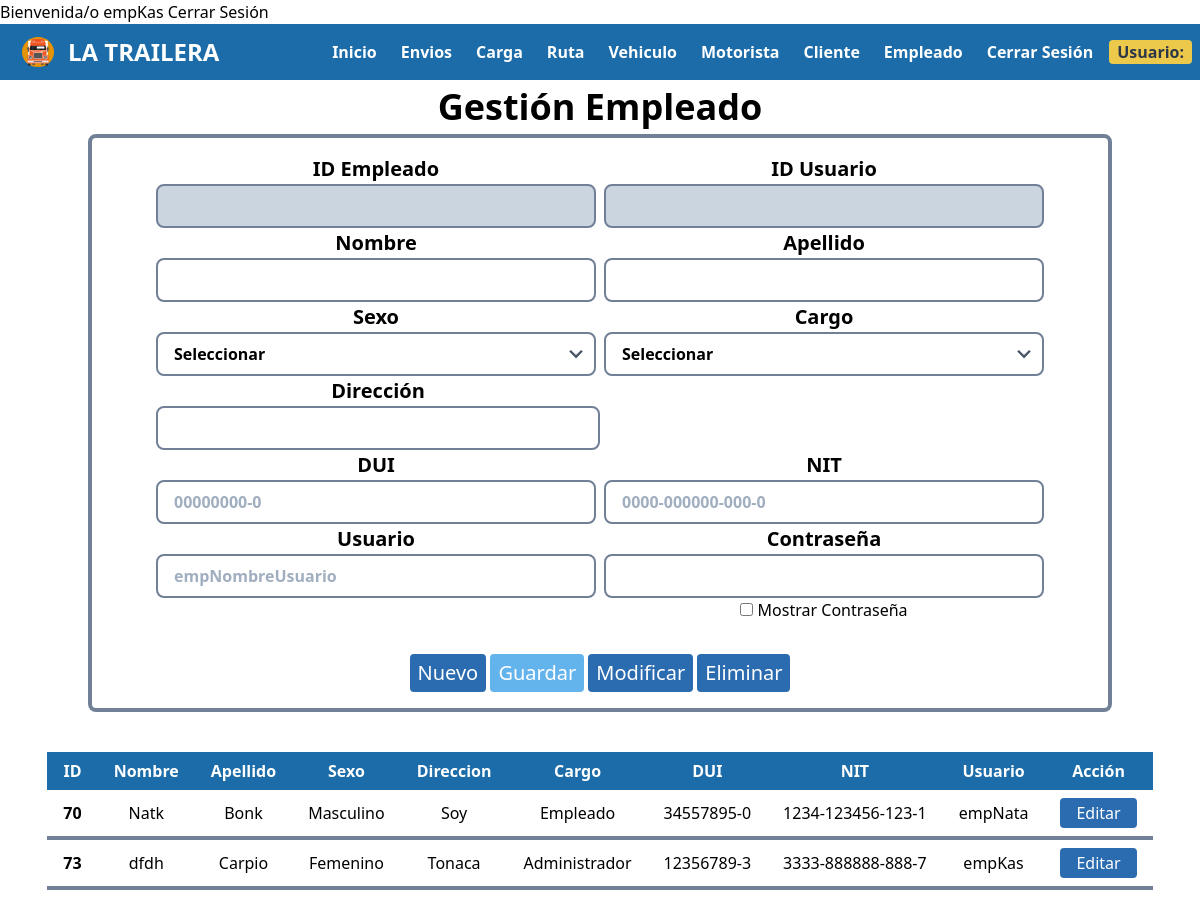
/controllers/controlEmpleado.php (signed in), run on the app's committed database.
### tables this page shows
CREATE TABLE `empleado` (
  `idEmpleado` int(11) NOT NULL,
  `nombre` varchar(30) NOT NULL,
  `apellido` varchar(30) NOT NULL,
  `sexo` varchar(10) NOT NULL,
  `direccion` varchar(50) NOT NULL,
  `cargo` varchar(20) NOT NULL,
  `dui` varchar(20) NOT NULL,
  `nit` varchar(20) NOT NULL,
  `idUsuarioEmp` int(11) NOT NULL
);

CREATE TABLE `usuarioemp` (
  `idUsuarioEmp` int(11) NOT NULL,
  `usuarioEmp` varchar(50) NOT NULL,
  `password` varchar(1000) NOT NULL,
  `rol` varchar(50) NOT NULL
);

### db/conexion.php (called while the page is built, shortened)
<?php
    class Conexion {
        function __construct() {
            $this->con=new mysqli(SERVER,USER,PASSWORD,BASE);
        }
    }
?>

### models/empleadoModel.php (called while the page is built, shortened)
<?php
    require '../db/conexion.php';
    require_once 'empleado.php';
    class EmpleadoModel extends Conexion{
        function getEmpleado() {
            $res=$this->con->query("select e.idEmpleado, e.nombre, e.apellido, e.sexo, e.direccion, e.cargo, e.dui, e.nit, e.idUsuarioEmp, u.usuarioEmp, u.password from empleado e INNER JOIN usuarioemp u on e.idUsuarioEmp = u.idUsuarioEmp");
            $r=array();
            while($row=$res->fetch_assoc()){
                $e=new Empleado($row["idUsuarioEmp"],$row["usuarioEmp"],$row["password"],$row["cargo"],$row["idEmpleado"],$row["nombre"],$row["apellido"],$row["sexo"],$row["direccion"],$row["cargo"],$row["dui"],$row["nit"]);
                $r[]=$e;
            }
            return $r;
        }
    }
?>

### models/empleado.php (called while the page is built, shortened)
<?php
    require_once('usuarioEmpleado.php');
    class Empleado extends UsuarioEmpleado {
        private $idEmpleado;
        private $nombre;
        private $apellido;
        private $sexo;
        private $direccion;
        private $cargo;
        private $dui;
        private $nit;
        function __construct($idUsuarioEmp, $usuarioEmp, $password, $rol, $idEmpleado, $nombre, $apellido, $sexo, $direccion, $cargo, $dui, $nit){
            $this->idEmpleado=$idEmpleado;
            $this->nombre=$nombre;
            $this->apellido=$apellido;
            $this->sexo=$sexo;
            $this->direccion=$direccion;
            $this->cargo=$cargo;
            $this->dui=$dui;
            $this->nit=$nit;
        }
        function getIdEmpleado(){
            return $this->idEmpleado;
        }
        function getNombre(){
            return $this->nombre;
        }
        function getApellido(){
            return $this->apellido;
        }
        function getSexo(){
            return $this->sexo;
        }
        function getDireccion(){
            return $this->direccion;
        }
        function getCargo(){
            return $this->cargo;
        }
        function getDui(){
            return $this->dui;
        }
        function getNit(){
            return $this->nit;
        }
    }
?>

### models/usuarioEmpleado.php (called while the page is built, shortened)
<?php
     class UsuarioEmpleado {
        private $idUsuarioEmp;
        private $usuarioEmp;
        private $password;
        function __construct($idUsuarioEmp, $usuarioEmp, $password, $rol){
            $this->idUsuarioEmp=$idUsuarioEmp;
            $this->usuarioEmp=$usuarioEmp;
            $this->password=$password;
        }
        function getIdUsuarioEmp(){
            return $this->idUsuarioEmp;
        }
        function getUsuarioEmp(){
            return $this->usuarioEmp;
        }
        function getPassword(){
            return $this->password;
        }
    }
?>

### views/empleadoVista.php (the view, shortened to what this page needs)
<!DOCTYPE html>
<html lang="es">
<head>
    <link rel="stylesheet" href="dependencias/tailwind.css">
    <link rel="stylesheet" href="css/menu.css">
</head>
<body>
    <header class="flex">
    <div class="bg md:flex md:justify-between md:px-2 md:py-1 md:items-center w-screen">
        <div class="flex items-center justify-between px-2 py-1 md:px-0 md:py-0">
            <div class="flex items-center">
                <a href="../index.php"><img class="h-12" src="img/logo/Logo-LaTrailera2.svg" alt="Logo La Trailera"></a>
            </div>
            <a href="../index.php"><h1 class="text-white text-2xl font-bold">LA TRAILERA</h1></a>
        </div>
            <div id="opciones" class="hidden px-1 pb-1 md:flex md:p-0">
            <a href="#" class="block px-2 text-white font-semibold rounded hover:text-gray-800 hover:bg-gray-200">Inicio</a>
                <a href="controlEnvio.php" class="block mt-1 px-2 text-white font-semibold rounded hover:text-gray-800 hover:bg-gray-200 md:mt-0 md:ml-2">Envios</a>
                <a href="controlCarga.php" class="block mt-1 px-2 text-white font-semibold rounded hover:text-gray-800 hover:bg-gray-200 md:mt-0 md:ml-2">Carga</a>
                <a href="controlRuta.php" class="block mt-1 px-2 text-white font-semibold rounded hover:text-gray-800 hover:bg-gray-200 md:mt-0 md:ml-2">Ruta</a>
                <a href="controlVehiculo.php" class="block mt-1 px-2 text-white font-semibold rounded hover:text-gray-800 hover:bg-gray-200 md:mt-0 md:ml-2">Vehiculo</a>
                <a href="controladorMotorista.php" class="block mt-1 px-2 text-white font-semibold rounded hover:text-gray-800 hover:bg-gray-200 md:mt-0 md:ml-2">Motorista</a>
                <a href="controlCliente.php" class="block mt-1 px-2 text-white font-semibold rounded hover:text-gray-800 hover:bg-gray-200 md:mt-0 md:ml-2">Cliente</a>
                <a href="controlEmpleado.php" class="block mt-1 px-2 text-white font-semibold rounded hover:text-gray-800 hover:bg-gray-200 md:mt-0 md:ml-2">Empleado</a>
                <a href="controlEmpleado.php?c=1" class="block mt-1 px-2 text-white font-semibold rounded hover:text-gray-800 hover:bg-gray-200 md:mt-0 md:ml-2">Cerrar Sesión</a>
                <div class="block mt-1 px-2 text-gray-800 bg-yellow-500 font-semibold rounded md:mt-0 md:ml-2">Usuario: <span id="userName" class="underline"></span></div>
            </div>
        </div>
    </header>
    <div class="text-center">
        <span class="font-bold text-4xl">Gestión Empleado</span>
    </div>
<center>
    <section>
        <div class="container">
                <form action="#" method="POST" id="f" class="px-16 py-4 border-4 border-gray-600 rounded-lg" onsubmit="return validar1();">
                    <div class="md:flex">
                        <div class="w-full md:w-1/2">
                            <span class="font-bold text-xl">ID Empleado</span>
                            <input type="text" name="idEmpleado" id="idEmpleado" class="bg-gray-400 focus:outline-none focus:shadow-outline border-2 border-gray-600 rounded-lg py-2 px-4 block w-full appearance-none leading-normal font-bold" readonly="true">
                        </div>
                        <div class="w-full md:w-1/2 md:ml-2">
                            <span class="font-bold text-xl">ID Usuario</span>
                            <input type="text" name="idUsuarioEmp" id="idUsuarioEmp" class="bg-gray-400 focus:outline-none focus:shadow-outline border-2 border-gray-600 rounded-lg py-2 px-4 block w-full appearance-none leading-normal font-bold" readonly="true">
                        </div>
                    </div>
                    <div class="md:flex">
                        <div class="w-full md:w-1/2">
                            <span class="font-bold text-xl">Nombre</span>
                            <input type="text" name="nombre" id="nombre" class="bg-white focus:outline-none focus:shadow-outline border-2 border-gray-600 rounded-lg py-2 px-4 block w-full appearance-none leading-normal font-bold" required>
                        </div>
                        <div class="w-full md:w-1/2 md:ml-2">
                            <span class="font-bold text-xl">Apellido</span>
                            <input type="text" name="apellido" id="apellido" class="bg-white focus:outline-none focus:shadow-outline border-2 border-gray-600 rounded-lg py-2 px-4 block w-full appearance-none leading-normal font-bold" required>
                        </div>
                    </div>
                    <div class="md:flex">
                        <div class="w-full md:w-1/2">
                            <label for="sexo" class="font-bold text-xl">Sexo</label>
                                <div class='relative'>
                                <select class="bg-white focus:outline-none focus:shadow-outline border-2 border-gray-600 rounded-lg py-2 px-4 block w-full appearance-none leading-normal font-bold" name="sexo" id="sexo" required>
                                    <option value="">Seleccionar</option>
                                </select>
                                <div class="pointer-events-none absolute inset-y-0 right-0 flex items-center px-2 text-gray-700">
                                </div>
                                </div>
                        </div>
                        <div class="w-full md:w-1/2 md:ml-2">
                            <label for="cargo" class="font-bold text-xl">Cargo</label>
                            <div class='relative'>
                            <select class="bg-white focus:outline-none focus:shadow-outline border-2 border-gray-600 rounded-lg py-2 px-4 block w-full appearance-none leading-normal font-bold" name="cargo" id="cargo" required>
                                <option value="">Seleccionar</option>
                            </select>
                            <div class="pointer-events-none absolute inset-y-0 right-0 flex items-center px-2 text-gray-700">
                            </div>
                            </div>
                        </div>
                    </div>
                    <div class='md:flex'>
                        <div class="w-full md:w-1/2">
                            <label for="direccion" class="font-bold text-xl">Dirección</label>
                            <input type="text" name="direccion" id="direccion" class="bg-white focus:outline-none focus:shadow-outline border-2 border-gray-600 rounded-lg py-2 px-4 block w-full appearance-none leading-normal font-bold" required>
                        </div>
                    </div>
                    <div class="md:flex">
                        <div class="w-full md:w-1/2">
                                <label for="dui" class="font-bold text-xl">DUI</label>
                                <input type="text" name="dui" id="dui" class="bg-white focus:outline-none focus:shadow-outline border-2 border-gray-600 rounded-lg py-2 px-4 block w-full appearance-none leading-normal font-bold" placeholder="00000000-0" required>
                        </div>
                        <div class="w-full md:w-1/2 md:ml-2">
                            <label for="nit" class="font-bold text-xl">NIT</label><input type="text" name="nit" id="nit" class="bg-white focus:outline-none focus:shadow-outline border-2 border-gray-600 rounded-lg py-2 px-4 block w-full appearance-none leading-normal font-bold" placeholder="0000-000000-000-0" required>
                        </div>
                    </div>
                    <div class="md:flex">
                        <div class="w-full md:w-1/2">
                            <label for="usuarioEmp" class="font-bold text-xl">Usuario</label><input type="text" name="usuarioEmp" id="usuarioEmp" class="bg-white focus:outline-none focus:shadow-outline border-2 border-gray-600 rounded-lg py-2 px-4 block w-full appearance-none leading-normal font-bold" placeholder="empNombreUsuario">
                        </div>
                        <div class="w-full md:w-1/2 md:ml-2">
                            <label for="password" class="font-bold text-xl">Contraseña</label><input type="password" name="password" id="password" class="bg-white focus:outline-none focus:shadow-outline border-2 border-gray-600 rounded-lg py-2 px-4 block w-full appearance-none leading-normal font-bold" >
                            <input type="checkbox" onclick="contra()"> Mostrar Contraseña
                        </div>
                    </div>
                     <br>
                    <input type="reset"  class="bg-blue-700 hover:bg-red-800 text-white text-xl mt-2 py-1 px-2 rounded" value="Nuevo" onclick="$('#g').attr('disabled',false);desactivar()">
                    <input type="submit" name="guardar" id="g" value="Guardar" class="bg-blue-400 text-white text-xl mt-2 py-1 px-2 rounded cursor-not-allowed" disabled='true'>
                    <input type="submit" name="modificar" value="Modificar" class="bg-blue-700 hover:bg-red-800 text-white text-xl mt-2 py-1 px-2 rounded">
                    <input type="button" id="eliminar" name="eliminar" value="Eliminar" class="bg-blue-700 hover:bg-red-800 text-white text-xl mt-2 py-1 px-2 rounded">
        </form>
        </div>
        <br>
            <table class="table-auto">
                    <thead class="thead-dark">
                        <tr>
                            <th class='text-center text-white bg px-4 py-2'>ID</th>
                            <th class='text-center text-white bg px-4 py-2'>Nombre</th>
                            <th class='text-center text-white bg px-4 py-2'>Apellido</th>
                            <th class='text-center text-white bg px-4 py-2'>Sexo</th>
                            <th class='text-center text-white bg px-4 py-2'>Direccion</th>
                            <th class='text-center text-white bg px-4 py-2'>Cargo</th>
                            <th class='text-center text-white bg px-4 py-2'>DUI</th>
                            <th class='text-center text-white bg px-4 py-2'>NIT</th>
                            <th class='text-center text-white bg px-4 py-2'>Usuario</th>
                            <th class='text-center text-white bg px-4 py-2'>Acción</th>
                        </tr>
                    </thead>
                    <tbody>
                        <?php
                            foreach ($datos as $e) {
                                $idUsuarioEmp=$e->getIdUsuarioEmp();
                                $usuarioEmp=$e->getUsuarioEmp();
                                $password=str_replace(" ","&nbsp;",$e->getPassword());
                                $idEmpleado=$e->getIdEmpleado();
                                $nombre=str_replace(" ","&nbsp;",$e->getNombre());
                                $apellido=str_replace(" ","&nbsp;",$e->getApellido());
                                $sexo=$e->getSexo();
                                $direccion=str_replace(" ","&nbsp;",$e->getDireccion());
                                $cargo=$e->getCargo();
                                $dui=$e->getDui();
                                $nit=$e->getNit();
                                echo "
                                    <tr>
                                        <td class='border-b-4 border-gray-600 rounded-lg text-center font-bold px-4 py-2'>$idEmpleado</td>
                                        <td class='border-b-4 border-gray-600 rounded-lg text-center px-4 py-2'>$nombre</td>
                                        <td class='border-b-4 border-gray-600 rounded-lg text-center px-4 py-2'>$apellido</td>
                                        <td class='border-b-4 border-gray-600 rounded-lg text-center px-4 py-2'>$sexo</td>
                                        <td class='border-b-4 border-gray-600 rounded-lg text-center px-4 py-2'>$direccion</td>
                                        <td class='border-b-4 border-gray-600 rounded-lg text-center px-4 py-2'>$cargo</td>
                                        <td class='border-b-4 border-gray-600 rounded-lg text-center px-4 py-2'>$dui</td>
                                        <td class='border-b-4 border-gray-600 rounded-lg text-center px-4 py-2'>$nit</td>
                                        <td class='border-b-4 border-gray-600 rounded-lg text-center px-4 py-2'>$usuarioEmp</td>
                                        <td class='border-b-4 border-gray-600 rounded-lg text-center px-4 py-2'>
                                            <button onclick=$('#idEmpleado').val('$idEmpleado');$('#nombre').val('$nombre');$('#apellido').val('$apellido');$('#sexo').val('$sexo');$('#direccion').val('$direccion');$('#cargo').val('$cargo');$('#dui').val('$dui');$('#nit').val('$nit');$('#idUsuarioEmp').val('$idUsuarioEmp');$('#usuarioEmp').val('$usuarioEmp');$('#password').val('$password');$('#hiddenPass').val('$password') class='bg-blue-700 hover:bg-red-800 text-white py-1 px-4 rounded'>Editar</button>
                                        </td>
                                    </tr>";
                            }
                        ?>
                    </tbody>
                </table>
</section>
</center>
<br>
</body>
</html>

### data on the page
empleado: idEmpleado "70", nombre "Natk", apellido "Bonk", sexo "Masculino", direccion "Soy", cargo "Empleado", dui "34557895-0", nit "1234-123456-123-1", idUsuarioEmp.usuarioEmp "empNata"
empleado: idEmpleado "73", nombre "dfdh", apellido "Carpio", sexo "Femenino", direccion "Tonaca", cargo "Administrador", dui "12356789-3", nit "3333-888888-888-7", idUsuarioEmp.usuarioEmp "empKas"

### other printed values
$_SESSION["administrador"] "empKas"
